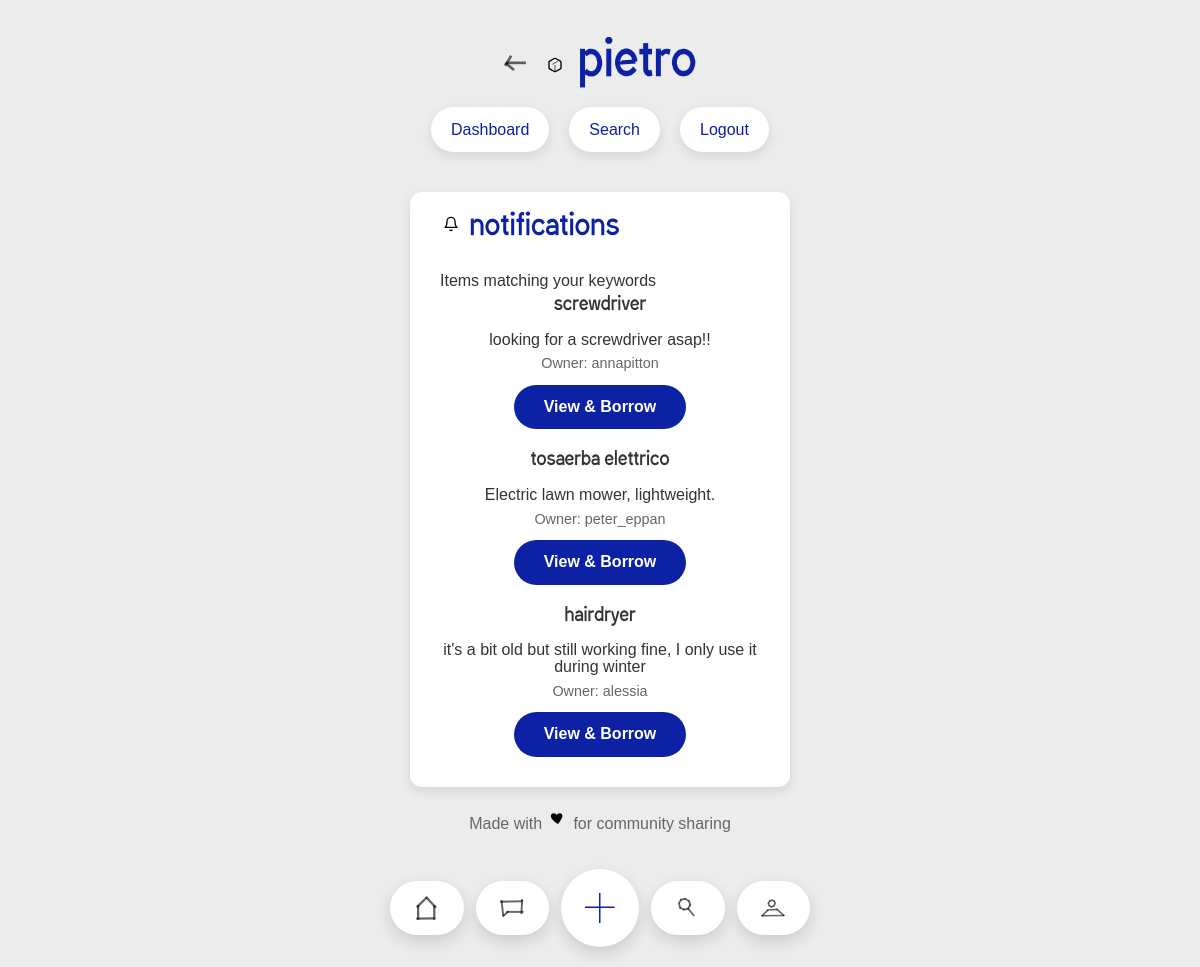
/notifications (signed in), run on the app's committed database.
### tables this page shows
CREATE TABLE items (
            id INTEGER PRIMARY KEY AUTOINCREMENT,
            name TEXT NOT NULL,
            description TEXT,
            owner_id INTEGER NOT NULL,
            status TEXT DEFAULT 'available',
            keywords TEXT, category TEXT, photo TEXT,
            FOREIGN KEY (owner_id) REFERENCES "users_old" (id)
        );

CREATE TABLE users (
                id INTEGER PRIMARY KEY AUTOINCREMENT,
                username TEXT UNIQUE NOT NULL,
                email TEXT UNIQUE,
                password TEXT NOT NULL,
                location TEXT,
                categories TEXT
            , photo TEXT, latitude REAL, longitude REAL, onboarding_seen INTEGER DEFAULT 0);

### app.py (the view)
@app.route('/notifications')
def notifications():
    if 'user_id' not in session:
        return redirect(url_for('login'))
    conn = get_db_connection()
    cursor = conn.cursor()
    cursor.execute('SELECT categories FROM users WHERE id = ?', (session['user_id'],))
    user = cursor.fetchone()
    user_categories = user['categories'].split(',') if user and user['categories'] else []
    user_categories = [cat.strip() for cat in user_categories]
    matching_items = []
    for category in user_categories:
        if category:
            cursor.execute('''
                SELECT i.*, u.username as owner
                FROM items i
                JOIN users u ON i.owner_id = u.id
                WHERE i.category = ? AND i.owner_id != ? AND i.status IN ('available', 'requested')
                ORDER BY i.id DESC
            ''', (category, session['user_id']))
            items = cursor.fetchall()
            matching_items.extend(items)
    conn.close()
    return render_template('notifications.html', items=matching_items)

### app.py (called while the page is built)
@app.url_defaults
def add_static_file_version(endpoint, values):
    if endpoint != 'static' or 'filename' not in values:
        return
    filepath = os.path.join(app.static_folder, values['filename'])
    if os.path.exists(filepath):
        values['v'] = int(os.path.getmtime(filepath))

def get_db_connection():
    conn = sqlite3.connect(DATABASE)
    conn.row_factory = sqlite3.Row
    conn.create_function('distance_km', 4, haversine_km)
    return conn

@app.context_processor
def inject_current_user_photo():
    if 'user_id' not in session:
        return {'current_user_photo': None}
    conn = get_db_connection()
    cursor = conn.cursor()
    cursor.execute('SELECT photo FROM users WHERE id = ?', (session['user_id'],))
    row = cursor.fetchone()
    conn.close()
    return {'current_user_photo': row['photo'] if row else None}

@app.context_processor
def inject_unread_messages():
    if 'user_id' not in session:
        return {'has_unread_messages': False}
    conn = get_db_connection()
    cursor = conn.cursor()
    cursor.execute('''
        SELECT 1
        FROM messages m
        JOIN requests r ON m.request_id = r.id
        JOIN items i ON r.item_id = i.id
        WHERE (i.owner_id = ? OR r.borrower_id = ?)
          AND m.sender_id != ?
          AND m.is_read = 0
        LIMIT 1
    ''', (session['user_id'], session['user_id'], session['user_id']))
    row = cursor.fetchone()
    conn.close()
    return {'has_unread_messages': row is not None}

### templates/notifications.html (shortened to what this page needs)
<!DOCTYPE html>
<html lang="en">
<head>
    <link rel="stylesheet" href="{{ url_for('static', filename='style.css') }}">
</head>
<body>
    <div class="container">
        <header>
            <h1>
                <a href="javascript:history.back()" class="item-detail-back" aria-label="Back"><span class="icon icon-back" aria-hidden="true"></span></a>
                <span class="icon icon-package" aria-hidden="true"></span> Pietro
            </h1>
            <nav>
                <a href="{{ url_for('dashboard') }}">Dashboard</a>
                <a href="{{ url_for('search') }}">Search</a>
                <a href="{{ url_for('logout') }}">Logout</a>
            </nav>
        </header>
        <main>
            <section class="notifications-section">
                <h2><span class="icon icon-bell" aria-hidden="true"></span> Notifications</h2>
                <p class="notifications-info">Items matching your keywords</p>
                {% if items %}
                <div class="item-list">
                    {% for item in items %}
                    <div class="item-card">
                        <h3>{{ item.name }}</h3>
                        <p>{{ item.description }}</p>
                        <p class="owner-info">Owner: {{ item.owner }}</p>
                        <a href="{{ url_for('item_detail', item_id=item.id) }}" class="btn-primary">View & Borrow</a>
                    </div>
                    {% endfor %}
                </div>
                {% else %}
                <p class="empty-state">No new notifications. Update your keywords in your profile to get notified!</p>
                {% endif %}
            </section>
        </main>
        {% include 'footer_nav.html' %}
        <footer>
            <p>Made with <span class="icon icon-heart" aria-hidden="true"></span> for community sharing</p>
        </footer>
    </div>
</body>
</html>

### static/style.css (style rules this page uses)
:root { --color-blue: #0D21A4; --color-light-blue: #B9C7F8; --color-green: #D1D066; --color-pink: #FB44BB; --color-orange: #FFA93A; --color-grey: #ECECEC; --color-white: #FFFFFF; --color-blue-dark: #081672; --color-pink-dark: #d61ea0; --color-pink-tint: #ffe3f0; --color-green-tint: #e6f7d9; --color-orange-tint: #fff1de; --font-heading: 'GapSans Bold', 'Apfel Grotezk Mittel', sans-serif; --font-body: 'Apfel Grotezk Mittel', sans-serif; --font-primary: var(--font-body); --font-secondary: var(--font-body); --primary-color: var(--color-blue); --secondary-color: var(--color-pink); --background-color: var(--color-grey); --card-background: var(--color-white); --text-color: #333333; --text-light: #666666; --success-color: var(--color-green); --error-color: var(--color-pink); --warning-color: var(--color-orange); --border-radius: 12px; --shadow: 0 4px 12px rgba(0, 0, 0, 0.1); }
* { margin: 0; padding: 0; box-sizing: border-box; }
h1, h2, h3, h4, h5, h6 { font-family: var(--font-heading); text-transform: lowercase; }
html { overflow-x: hidden; }
body { font-family: var(--font-primary); background-color: var(--color-grey); color: var(--text-color); line-height: 1.6; max-width: 420px; margin: 0 auto; width: 100%; padding-bottom: 90px; overflow-x: hidden; }
.container { max-width: 420px; margin: 0 auto; padding: 20px; }
header { text-align: center; margin-bottom: 40px; }
header h1 { font-size: 3rem; color: var(--primary-color); margin-bottom: 10px; }
nav { display: flex; justify-content: center; gap: 20px; flex-wrap: wrap; }
nav a { text-decoration: none; color: var(--primary-color); padding: 10px 20px; border-radius: 25px; background-color: var(--card-background); box-shadow: var(--shadow); transition: transform 0.2s, box-shadow 0.2s; }
main { background-color: var(--card-background); border-radius: var(--border-radius); padding: 30px; padding-top:10px; box-shadow: var(--shadow); margin-top:10px; }
h2 { color: var(--primary-color); margin-bottom: 20px; font-size: 1.8rem; }
.btn-primary { display: inline-block; padding: 14px 30px; background-color: var(--color-blue); color: var(--color-white); border: none; border-radius: 28px; font-family: var(--font-body); font-size: 1rem; font-weight: 700; cursor: pointer; text-decoration: none; transition: background-color 0.2s, transform 0.2s; }
.item-list, .request-list { display: grid; gap: 20px; }
.item-card, .request-card { background-color: #f5f5f5; padding: 20px; border-radius: var(--border-radius); border-left: 4px solid var(--primary-color); }
.item-card h3, .request-card h3 { margin-bottom: 10px; color: var(--text-color); }
.owner-info, .location-info { color: var(--text-light); font-size: 0.9rem; margin-bottom: 5px; }
.item-card { border: none; background: transparent; line-height: 1.05; padding: 0; text-align: center; display: flex; flex-direction: column; align-items: center; gap: 8px; text-decoration: none; cursor: pointer; transition: transform 0.15s ease; }
footer { text-align: center; padding: 20px; color: var(--text-light); }
.icon { display: inline-flex; width: 1.4rem; height: 1.4rem; align-items: center; justify-content: center; background-repeat: no-repeat; background-position: center; background-size: 70%; }
.item-detail-back { color: inherit; text-decoration: none; margin-right: 6px; display: inline-flex; vertical-align: middle; }
.item-detail-back .icon { width: 1.4rem; height: 1.4rem; background-size: 100%; }

### data on the page
items: name "screwdriver", description "looking for a screwdriver asap!!", owner "annapitton"
items: name "tosaerba elettrico", description "Electric lawn mower, lightweight.", owner "peter_eppan"
items: name "hairdryer", description "it's a bit old but still working fine, I only use it during winter", owner "alessia"
